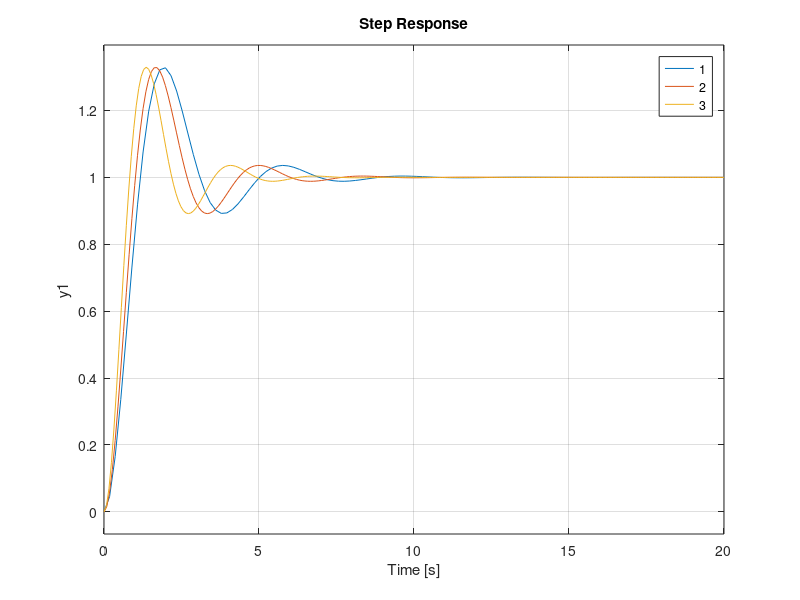
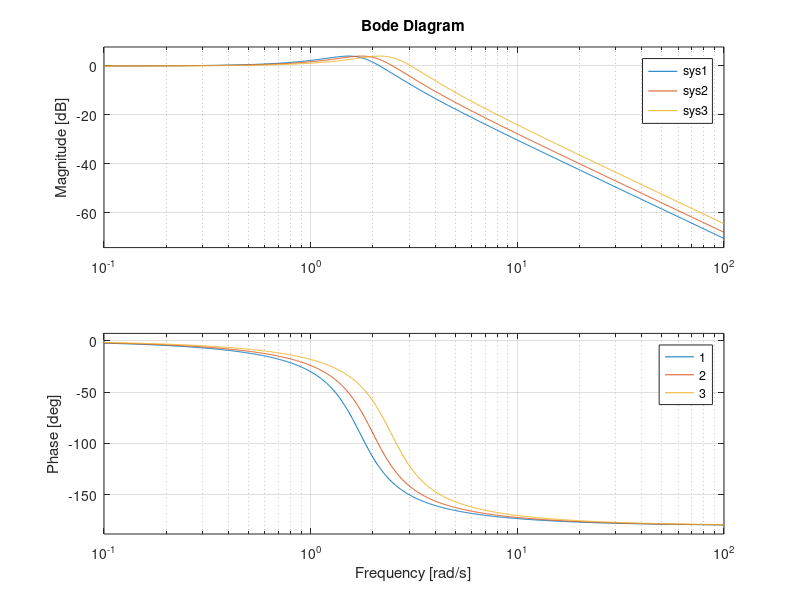
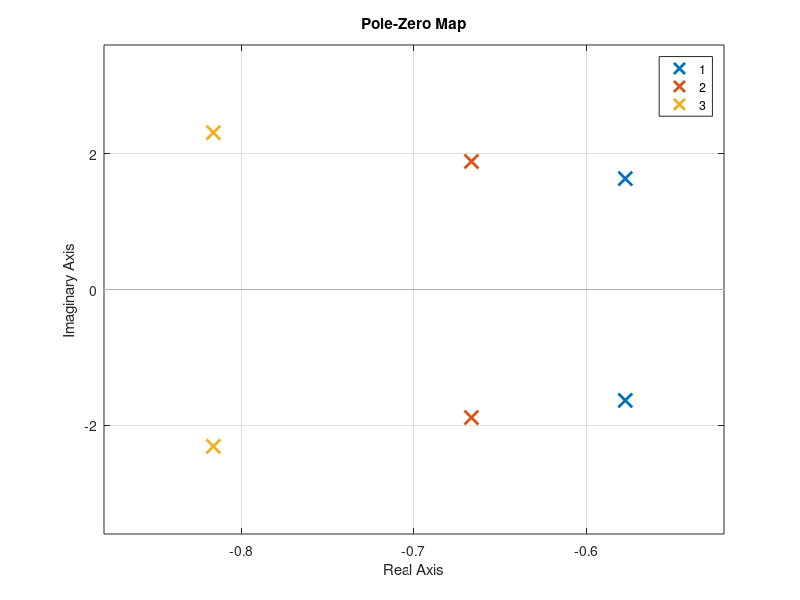

These charts were generated, in order, by the following MATLAB code:
sys1 = tf(1, [1/3, 2/3/sqrt(3), 1]);
sys2 = tf(1, [1/4, 2/3/sqrt(4), 1]);
sys3 = tf(1, [1/6, 2/3/sqrt(6), 1]);

figure(1);
step(sys1, sys2, sys3);
legend("1", "2", "3");
grid on;
exportgraphics(gcf, 'figures/V2_2.pdf', 'ContentType', 'vector');

figure(2);
bode(sys1, sys2, sys3);
legend("1", "2", "3");
grid on;
exportgraphics(gcf, 'figures/V4_2.pdf', 'ContentType', 'vector');

figure(3);
pzmap(sys1, sys2, sys3);
legend("1", "2", "3");
grid on;
exportgraphics(gcf, 'figures/V5_2.pdf', 'ContentType', 'vector');
